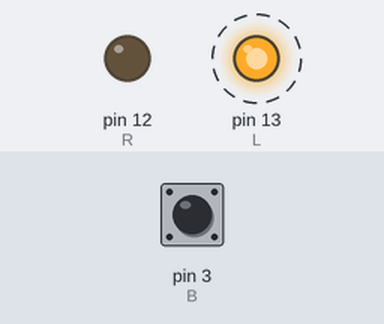
A sketch run on a simulated Arduino Uno, built with avr-gcc and run on an emulated ATmega328P. On the bench: output pins drawn as LEDs (lit = HIGH). Dashed ring = blinking. The test bench sets the inputs (shaded band); at power-on: pin 3 (B) HIGH.

Above: at 1.2 s.
1.3 s: pin 3 (B) pulled LOW for 0.15 s
At 2.4 s:
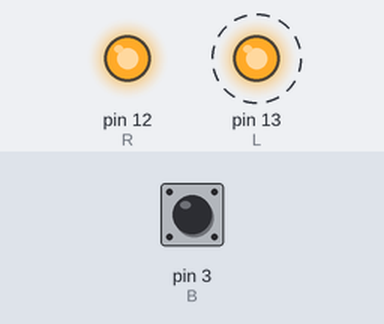
4.3 s: pin 3 (B) pulled LOW for 1 s
At 4.9 s:
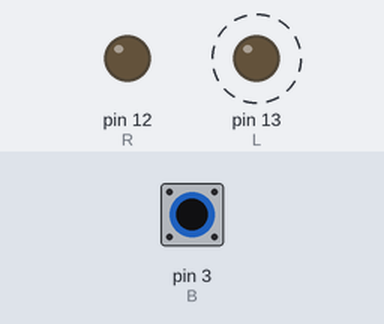
8.0 s: pin 3 (B) pulled LOW for 3.2 s
At 8.9 s:
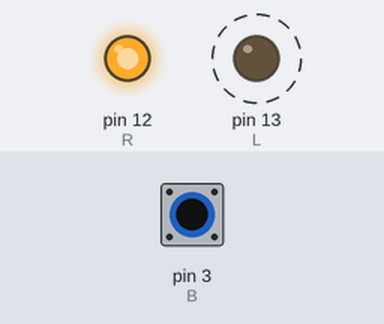
Timing chart, 0 to 18.7 s (numbered marks = the images above; inputs shaded):
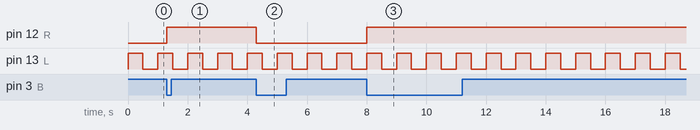

Measured:
- after the input at 1.3 s, pin 12 (R): LOW → HIGH at once
- after the input at 4.3 s, pin 12 (R): HIGH → LOW at once
- after the input at 8.0 s, pin 12 (R): LOW → HIGH at once
- by itself, pin 13 (L): alternates HIGH for 0.50 s and LOW for 0.50 s

The sketch:

sketch_apr9b.ino
```cpp
const int B = 3, L = 13, R = 12;

bool l = 0, r = 0;
unsigned long mm = 0;

void setup() {
  pinMode(L, OUTPUT);
  pinMode(R, OUTPUT);
  pinMode(B, INPUT_PULLUP);
  attachInterrupt(1, isr, CHANGE);
}

void loop() {
  digitalWrite(L, l = !l);
  delay(500);
}


void isr() {
  unsigned long m = micros();
  if ((m - mm) < 25000) return; mm = m;
  if (!digitalRead(B)) digitalWrite(R, r = !r);
}
```
